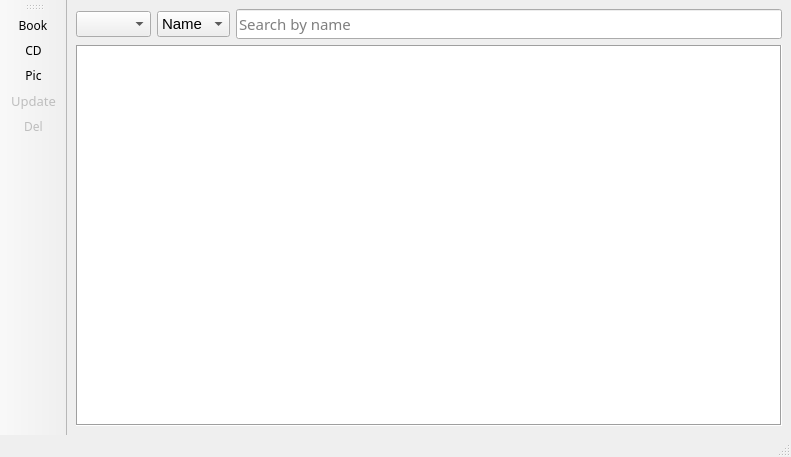
<?xml version="1.0" encoding="UTF-8"?>
<ui version="4.0">
 <class>MainWindow</class>
 <widget class="QMainWindow" name="MainWindow">
  <property name="geometry">
   <rect>
    <x>0</x>
    <y>0</y>
    <width>791</width>
    <height>457</height>
   </rect>
  </property>
  <property name="windowTitle">
   <string>MediaLibrary</string>
  </property>
  <property name="windowIcon">
   <iconset theme="mail-read" resource="Lib.qrc">
    <normaloff>:/icon/icon/books.png</normaloff>:/icon/icon/books.png</iconset>
  </property>
  <widget class="QWidget" name="centralwidget">
   <layout class="QVBoxLayout" name="verticalLayout">
    <item>
     <layout class="QHBoxLayout" name="horizontalLayout">
      <item>
       <widget class="QComboBox" name="comboBox_datanode">
        <property name="font">
         <font>
          <family>Segoe UI</family>
          <pointsize>11</pointsize>
          <bold>false</bold>
         </font>
        </property>
        <property name="currentText">
         <string notr="true"/>
        </property>
        <property name="currentIndex">
         <number>-1</number>
        </property>
        <property name="placeholderText">
         <string>Type...</string>
        </property>
        <item>
         <property name="text">
          <string>Book</string>
         </property>
        </item>
        <item>
         <property name="text">
          <string>Picture</string>
         </property>
        </item>
        <item>
         <property name="text">
          <string>CD</string>
         </property>
        </item>
       </widget>
      </item>
      <item>
       <widget class="QComboBox" name="comboBox">
        <property name="font">
         <font>
          <family>Segoe UI</family>
          <pointsize>11</pointsize>
         </font>
        </property>
        <item>
         <property name="text">
          <string>Name</string>
         </property>
        </item>
        <item>
         <property name="text">
          <string>ID</string>
         </property>
        </item>
        <item>
         <property name="text">
          <string>Author</string>
         </property>
        </item>
       </widget>
      </item>
      <item>
       <widget class="QLineEdit" name="lineEdit">
        <property name="enabled">
         <bool>true</bool>
        </property>
        <property name="font">
         <font>
          <family>Segoe UI Light</family>
          <pointsize>11</pointsize>
         </font>
        </property>
        <property name="placeholderText">
         <string>Search by name</string>
        </property>
       </widget>
      </item>
     </layout>
    </item>
    <item>
     <widget class="QTableWidget" name="tableWidget">
      <property name="enabled">
       <bool>true</bool>
      </property>
      <property name="font">
       <font>
        <family>Segoe UI</family>
        <pointsize>12</pointsize>
        <bold>true</bold>
        <kerning>true</kerning>
       </font>
      </property>
      <property name="frameShape">
       <enum>QFrame::Box</enum>
      </property>
      <property name="lineWidth">
       <number>1</number>
      </property>
     </widget>
    </item>
   </layout>
  </widget>
  <widget class="QStatusBar" name="statusbar"/>
  <widget class="QToolBar" name="toolBar">
   <property name="enabled">
    <bool>true</bool>
   </property>
   <property name="font">
    <font>
     <family>Segoe UI Light</family>
     <pointsize>9</pointsize>
     <bold>false</bold>
     <underline>false</underline>
    </font>
   </property>
   <property name="cursor">
    <cursorShape>ArrowCursor</cursorShape>
   </property>
   <property name="tabletTracking">
    <bool>false</bool>
   </property>
   <property name="acceptDrops">
    <bool>false</bool>
   </property>
   <property name="windowTitle">
    <string>MediaLibrary</string>
   </property>
   <property name="orientation">
    <enum>Qt::Vertical</enum>
   </property>
   <property name="iconSize">
    <size>
     <width>24</width>
     <height>24</height>
    </size>
   </property>
   <property name="toolButtonStyle">
    <enum>Qt::ToolButtonTextUnderIcon</enum>
   </property>
   <attribute name="toolBarArea">
    <enum>LeftToolBarArea</enum>
   </attribute>
   <attribute name="toolBarBreak">
    <bool>false</bool>
   </attribute>
   <addaction name="actionadd"/>
   <addaction name="actionCD"/>
   <addaction name="actionPic"/>
   <addaction name="actionUpdate"/>
   <addaction name="actionDel"/>
  </widget>
  <action name="actionadd">
   <property name="icon">
    <iconset resource="icon/icon2.qrc">
     <normaloff>:/icons/add-file.png</normaloff>:/icons/add-file.png</iconset>
   </property>
   <property name="text">
    <string>Book</string>
   </property>
   <property name="toolTip">
    <string>add new data</string>
   </property>
   <property name="shortcut">
    <string>Ctrl+Q</string>
   </property>
  </action>
  <action name="actionCD">
   <property name="icon">
    <iconset theme="accessories-calculator" resource="icon/icon2.qrc">
     <normaloff>:/icons/add-file.png</normaloff>:/icons/add-file.png</iconset>
   </property>
   <property name="text">
    <string>CD</string>
   </property>
   <property name="font">
    <font>
     <family>Segoe UI Light</family>
    </font>
   </property>
  </action>
  <action name="actionPic">
   <property name="icon">
    <iconset resource="icon/icon2.qrc">
     <normaloff>:/icons/add-file.png</normaloff>:/icons/add-file.png</iconset>
   </property>
   <property name="text">
    <string>Pic</string>
   </property>
   <property name="font">
    <font>
     <family>Segoe UI Light</family>
     <pointsize>9</pointsize>
    </font>
   </property>
  </action>
  <action name="actionUpdate">
   <property name="enabled">
    <bool>false</bool>
   </property>
   <property name="icon">
    <iconset resource="icon.qrc">
     <normaloff>:/icon/icon/update.png</normaloff>:/icon/icon/update.png</iconset>
   </property>
   <property name="text">
    <string>Update</string>
   </property>
   <property name="font">
    <font>
     <pointsize>10</pointsize>
    </font>
   </property>
  </action>
  <action name="actionDel">
   <property name="enabled">
    <bool>false</bool>
   </property>
   <property name="icon">
    <iconset resource="icon.qrc">
     <normaloff>:/icon/icon/delete.png</normaloff>:/icon/icon/delete.png</iconset>
   </property>
   <property name="text">
    <string>Del</string>
   </property>
  </action>
 </widget>
 <resources>
  <include location="icon/icon2.qrc"/>
  <include location="icon.qrc"/>
  <include location="Lib.qrc"/>
 </resources>
 <connections>
  <connection>
   <sender>tableWidget</sender>
   <signal>itemSelectionChanged()</signal>
   <receiver>actionDel</receiver>
   <slot>resetEnabled()</slot>
   <hints>
    <hint type="sourcelabel">
     <x>424</x>
     <y>236</y>
    </hint>
    <hint type="destinationlabel">
     <x>-1</x>
     <y>-1</y>
    </hint>
   </hints>
  </connection>
 </connections>
</ui>
